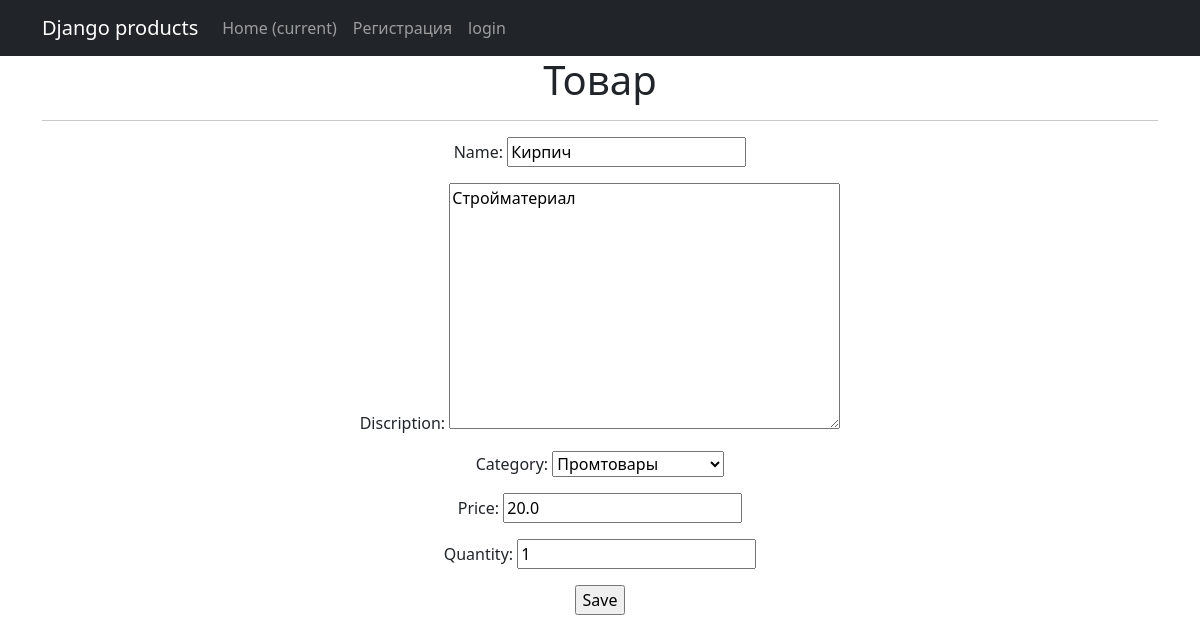
/products/3/update/ (signed in), run on the app's committed database.
### simpleapp/models.py (models this page shows, shortened)
class Product(models.Model):
    name = models.CharField(max_length=50,
                            unique=True)
    discription = models.TextField()
    quantity = models.IntegerField(validators=[MinValueValidator(0)],)
    category = models.ForeignKey(
        to='Category',
        on_delete=models.CASCADE,
        related_name='products'
    )
    price = models.FloatField(
        validators=[MinValueValidator(0.0)],
    )

class Category(models.Model):
    name = models.CharField(max_length=100,
                            unique=True)
    def __str__(self) -> str:
        return f'{self.name.title()}'

### simpleapp/views.py (the view)
# urls.py: path('<int:pk>/update/', ProductUpdate.as_view(), name='product_update'),
class ProductUpdate(PermissionRequiredMixin, UpdateView):
    permission_required = ('simpleapp.change_product',)
    form_class = ProductForm
    model = Product
    template_name = 'product_edit.html'

### simpleapp/forms.py (shortened to what this page needs)
class ProductForm(forms.ModelForm):
    class Meta:
        model = Product
        fields = [
            'name',
            'discription',
            'category',
            'price',
            'quantity',
        ]

### simpleapp/templates/product_edit.html (shortened to what this page needs)
{% extends 'simpleapp/default.html' %}
{% block content %}
<h1>Товар</h1>
<hr>
<form action="" method="post">
    {{ form.as_p }}
    <input type="submit" value="Save" />
</form>
{% endblock content %}

### data on the page
Product: name "Кирпич", discription "Стройматериал", category "Промтовары", price "20.0", quantity "1"
